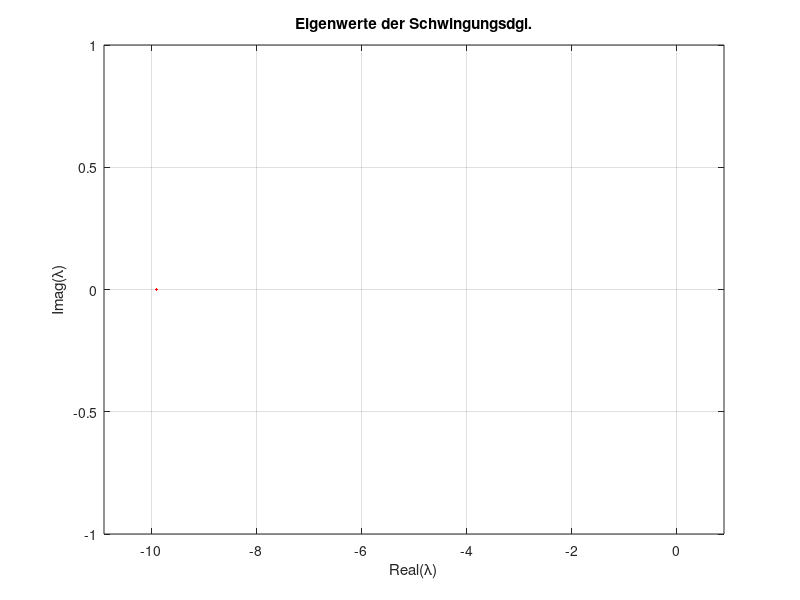

Recreate this plot in MATLAB.
%************************************************************
%*  File wok.m                                              *
%*                                                          *
%*  Berechnung und grafische Darstellung von                *
%*  Wurzelortskurven                                        *
%************************************************************
disp('**********************************************');
disp('*   Bestimmung der Wurzelortskurven          *');
disp('**********************************************');
disp('');
% Alle Variablen aus Workspace loeschen
clear
% Deklaration der Konstanten
om0  = 1.0;
dmin = input('min. Daempfung = ');
dmax = input('max. Daempfung = ');
nstep = input('Schrittweite fuer Daempfung = ');
% Die Werte der Daempfung D werden in den Vektor dvek
% geschrieben. dvek ist ein Zeilenvektor.
dvek = dmin:nstep:dmax;

% Eigenwerte fuer verschiedene Werte von delta
% werden in Matrix Wurzeln geschrieben
%**********************************************************
% Hier Schleife ueber alle Elemente von dvek ergaenzen.
for i=1:length(dvek)
    A=[0,1;-om0^2,-2*dvek(i)*om0];
    Wurzeln(i,:)=eig(A);
end
%**********************************************************
% Das Tupel der Eigenwerte wird in die Matrix Wurzeln uebernommen.
% Ende der Schleife
Lam1 = Wurzeln(:,1);
Lam2 = Wurzeln(:,2);
Re_lam=[real(Lam1);real(Lam2)];
Im_lam=[imag(Lam1);imag(Lam2)];
% Werte plotten
plot(real(Lam1),imag(Lam1),'b--',real(Lam2),imag(Lam2),'r');
% Hier Skalierung eintragen
axis([min(Re_lam)-1,max(Re_lam)+1,min(Im_lam)-1,max(Im_lam)+1]);
title('Eigenwerte der Schwingungsdgl.');
xlabel('Real(\lambda)');
ylabel('Imag(\lambda)');
% Gitter unterlegen
grid; 
clear Wurzeln dvek Lam1 Lam2;
% Ende von wok.m
%*********************************************************************
